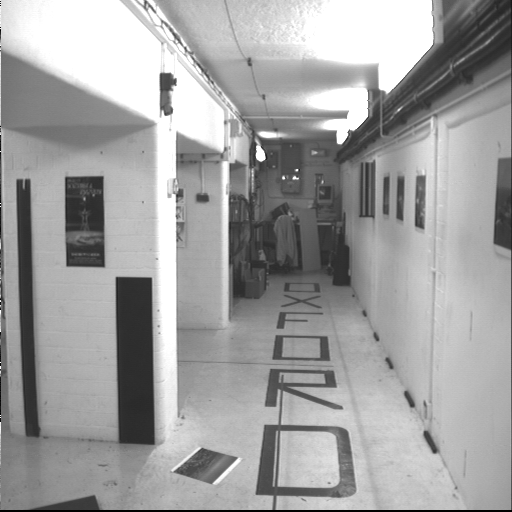
#> input picture images/corridor/bt.003.pgm, 512 x 512 px
$ python lktrack.py
#> lines starting #> are read from the running program, lines starting #| are printed output that depends on the picture; after the words box and inside, x2 and y2 are one past the last pixel; in counts of white or black regions, pixels touching at a corner belong together
import cv2
import numpy as np

lk_params = dict(winSize=(15,15), maxLevel=2,
                 criteria = (cv2.TERM_CRITERIA_EPS | cv2.TERM_CRITERIA_COUNT,10,0.03))

subpix_params = dict(zeroZone=(-1,-1), winSize=(10,10),
                     criteria = (cv2.TERM_CRITERIA_COUNT | cv2.TERM_CRITERIA_EPS,20,0.03))

feature_params = dict(maxCorners = 500, qualityLevel = 0.01, minDistance = 10)

class LKTracker(object):
    def __init__(self,imnames):
        self.imnames = imnames
        self.features = []
        self.tracks = []
        self.current_frame = 0

    def detect_points(self):
        self.image = cv2.imread(self.imnames[self.current_frame])
#> self.image is the input picture: shape (512, 512, 3); min 0, max 255, mean 159.9
        self.gray = cv2.cvtColor(self.image, cv2.COLOR_BGR2GRAY)

        features = cv2.goodFeaturesToTrack(self.gray, **feature_params)
#> features = 283 rows, first 8: [297, 169], [283, 178], [165, 114], [349, 130], [175, 84], [335, 131], [185, 47], [345, 117]

        cv2.cornerSubPix(self.gray, features, **subpix_params)

        self.features = features
#> self.features = 283 rows, first 8: [293.7, 175.4], [283, 178], [166.6, 114.8], [349.7, 131.9], [175.6, 78.5], [335, 131], [185.3, 49.44], [347, 114.9]
        self.tracks = [[p] for p in features.reshape((-1,2))]
#> self.tracks = 283 items, first 6: [[293.7, 175.4]], [[283, 178]], [[166.6, 114.8]], [[349.7, 131.9]], [[175.6, 78.5]], [[335, 131]]

        self.prev_gray = self.gray

    def set_points(points, self):
        self.features = points
        self.tracks = [[p] for p in features.reshape((-1,2))]

    def track_points(self):
        if self.features != []:
            self.step()

            self.image = cv2.imread(self.imnames[self.current_frame])
            self.gray = cv2.cvtColor(self.image, cv2.COLOR_BGR2GRAY)

            tmp = np.float32(np.array(self.features).reshape(-1, 1, 2))

            features, status, track_error = cv2.calcOpticalFlowPyrLK(self.prev_gray,
                                                    self.gray, tmp, None, **lk_params)

            self.features = [p for (st,p) in zip(status, features) if st]

            features = features.reshape((-1,2))
            for i, f in enumerate(features):
                self.tracks[i].append(f)
            ndx = [i for (i, st) in enumerate(status) if not st]
            ndx.reverse()
            for i in ndx:
                self.tracks.pop(i)

            self.prev_gray = self.gray

    def step(self, framenbr = None):
        if framenbr is None:
            self.current_frame = (self.current_frame + 1) % len(self.imnames)
        else:
            self.current_frame = framenbr % len(self.imnames)

    def draw(self):
        for point in self.features:
            cv2.circle(self.image, (int(point[0][0]), int(point[0][1])), 3, (0,255,0), -1)
#> this loop made 283 passes
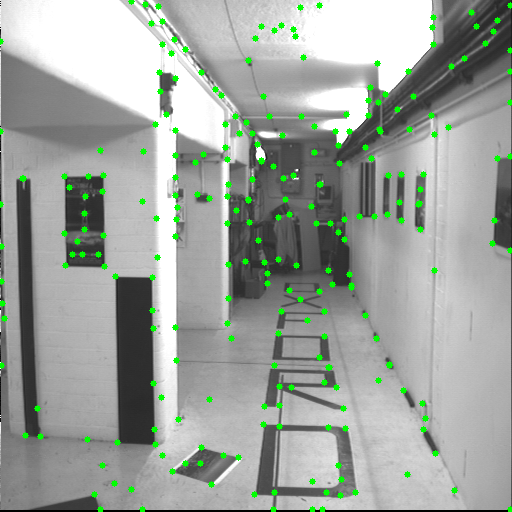
#> self.image: shape (512, 512, 3); 2.71% of pixels changed, all inside (x1, y1, x2, y2) = (0, 0, 512, 512)

        cv2.imshow('LKtrack', self.image)
        cv2.waitKey()

imnames = ['images/corridor/bt.003.pgm', 'images/corridor/bt.002.pgm',
           'images/corridor/bt.001.pgm', 'images/corridor/bt.000.pgm']

lkt = LKTracker(imnames)

lkt.detect_points()
lkt.draw()
for i in range(len(imnames) - 1):
#> (the run stopped early here; a loop or call above may not have finished)

$ run again, with images/corridor/bt.004.pgm copied over images/corridor/bt.003.pgm
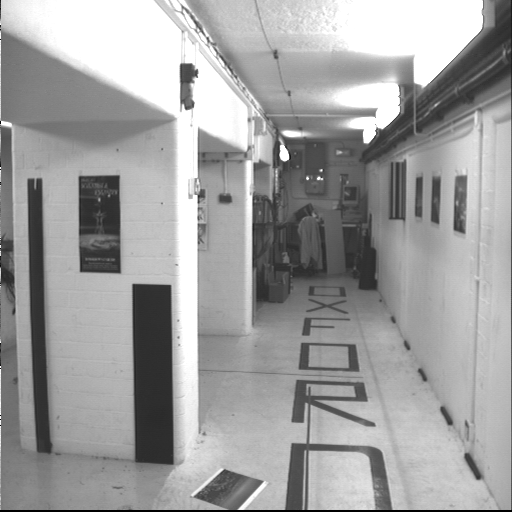
#> input picture images/corridor/bt.004.pgm, 512 x 512 px
#> in detect_points, self.image is the input picture: shape (512, 512, 3); min 0, max 255, mean 159.2
#> features = 306 rows, first 8: [307, 179], [321, 170], [2, 121], [196, 76], [238, 508], [377, 128], [303, 508], [362, 130]
#> self.features = 306 rows, first 8: [316.1, 176.6], [317.8, 176.3], [0.816, 121.8], [196.5, 75.27], [237.3, 509.6], [377.6, 130.1], [304.7, 509.5], [362, 130]
#> self.tracks = 306 items, first 6: [[316.1, 176.6]], [[317.8, 176.3]], [[0.816, 121.8]], [[196.5, 75.27]], [[237.3, 509.6]], [[377.6, 130.1]]
#> the loop in draw, `for point in self.features:` made 306 passes
#> after the loop in draw, `for point in self.features:`:
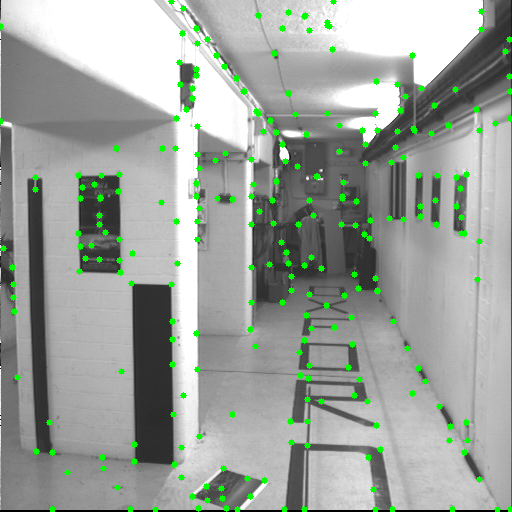
#> self.image: shape (512, 512, 3); 2.88% of pixels changed, all inside (x1, y1, x2, y2) = (0, 0, 512, 512)

$ run again, with images/corridor/bt.006.pgm copied over images/corridor/bt.003.pgm
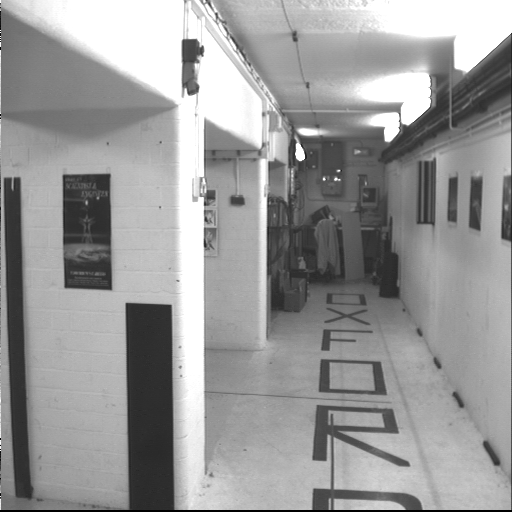
#> input picture images/corridor/bt.006.pgm, 512 x 512 px
#> in detect_points, self.image is the input picture: shape (512, 512, 3); min 0, max 255, mean 152.8
#> features = 300 rows, first 8: [324, 179], [339, 170], [202, 46], [216, 13], [329, 508], [185, 88], [195, 64], [311, 508]
#> self.features = 300 rows, first 8: [328.8, 177.5], [336.3, 176.5], [202.8, 47.75], [216.2, 17.43], [330.7, 509.3], [185.5, 94.16], [198.5, 59.46], [311.6, 509.5]
#> self.tracks = 300 items, first 6: [[328.8, 177.5]], [[336.3, 176.5]], [[202.8, 47.75]], [[216.2, 17.43]], [[330.7, 509.3]], [[185.5, 94.16]]
#> the loop in draw, `for point in self.features:` made 300 passes
#> after the loop in draw, `for point in self.features:`:
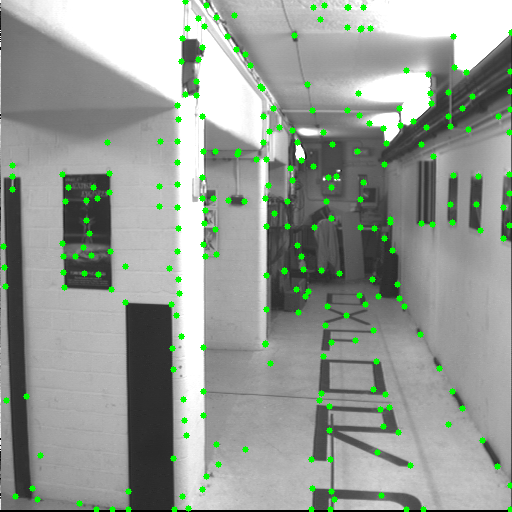
#> self.image: shape (512, 512, 3); 2.88% of pixels changed, all inside (x1, y1, x2, y2) = (0, 0, 512, 512)
